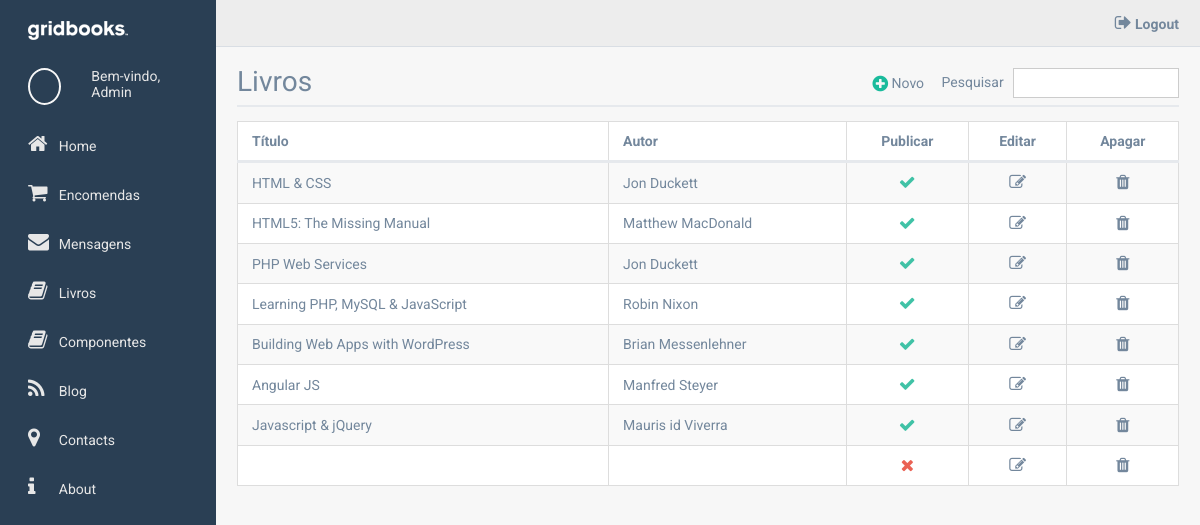
Screenshot of /admin/books (signed in) with the database file from the repository.
### tables this page shows
CREATE TABLE `books` (
  `book_id` int(11) NOT NULL,
  `book_title` text NOT NULL,
  `book_lead` text NOT NULL,
  `book_text` text NOT NULL,
  `book_author` text NOT NULL,
  `book_image` varchar(50) NOT NULL,
  `book_price` decimal(10,2) NOT NULL,
  `book_shipping` decimal(10,2) NOT NULL,
  `book_featured` tinyint(4) NOT NULL,
  `book_visible` tinyint(4) NOT NULL,
  `book_trash` tinyint(4) NOT NULL
);

### admin/library/BaseController.php (called while the page is built, shortened)
<?php
    class BaseController{
        protected $action;
        private $data = array();
        public function __construct($controller,$action,$id,$params){
            $this->action = $action;
            $this->action();
        }
        private function action(){
            $action_name = $this->action;
            $this->$action_name();
        }
        protected function saveData($key,$value){
            $this->data[$key] = $value;
        }
        protected function loadView($template, $header = true){
            new View( $template ,  $this->data, $header );
        }
    }
?>

### admin/mvc/controllers/BooksController.php (called while the page is built, shortened)
<?php
    class BooksController extends BaseController{
        public function index(){
            $books_model = $this->loadModel('Books');
            $this->saveData( 'books' , $books_model->getAll() );
            $this->loadView('books');
        }
    }
 ?>

### admin/library/Router.php (called while the page is built, shortened)
<?php
    class Router{
        private $controller;
        private $action;
        private $id;
        private $params = array();
        public function __construct(){
            $this->loadController();
        }
        private function getPath(){
            if( isset($_GET['path']) ){
                $url_parts = explode('/',$_GET['path']);
            }
            if( isset($url_parts[0]) && $url_parts[0] != ''){
                $this->controller = ucfirst($url_parts[0]);
            }else{
                $this->controller = 'Home';
            }
            if( isset($url_parts[1]) && $url_parts[1] != ''){
                $this->action = $url_parts[1];
            }else{
                $this->action = 'index';
            }
            if( isset($url_parts[2]) && $url_parts[2] != ''){
                $this->id = $url_parts[2];
            }else{
                $this->id = 0;
            }
        }
        private function getParams(){
            foreach($_GET as $key=>$value){
                $this->params[$key] = $value;
            }
        }
        private function loadController(){
            $controller = new $controller_class( $this->controller, $this->action, $this->id, $this->params);
        }
    }
 ?>

### admin/index.php (called while the page is built, shortened)
<?php
	new Router();
?>

### admin/library/Database.php (called while the page is built, shortened)
<?php
    class Database{
        private $mysqli;
        public function __construct(){
            $this->mysqli = new mysqli(DB_HOST,DB_USER,DB_PASS,DB_NAME);
            $this->mysqli->set_charset('utf8');
        }
        public function getRows($sql){
            $items = array();
            $result = $this->mysqli->query($sql);
            while( $row = $result->fetch_object() ){
                $items[] = $row;
            }
            return $items;
        }
    }
?>

### admin/mvc/models/BooksModel.php (called while the page is built, shortened)
<?php
    class BooksModel extends BaseModel{
        public function getAll(){
          return $this->database->getRows("SELECT * FROM books
                                           WHERE book_trash = 0");
        }
    }
 ?>

### admin/mvc/views/booksView.php (the view)
<div class="page-header">
	<div class="row">
		<div class="col col6 left">
			<h2 class="page-title">
				Livros
			</h2>
		</div>
		<div class="col col6 right text-right">
			<a href="<?php echo ADMIN_URL.'books/create/'; ?>" class="new-item">
				<i class="fa fa-plus-circle"></i> Novo
			</a>
			<form action="<?php echo ADMIN_URL.'books/search'?>" method="POST" class="search-form">
				<label>Pesquisar</label>
				<input type="text" name="search" required/>
			</form>
		</div>
	</div>
</div>
<table class="list-table">
	<tr>
		<th class="text-left">Título</th>
		<th class="text-left">Autor</th>
		<th>Publicar</th>
		<th>Editar</th>
		<th>Apagar</th>
	</tr>
	<?php foreach($books as $book){ ?>
	<tr>
		<td class="text-left">
			<a href="<?php echo ADMIN_URL.'books/detail/'.$book->book_id; ?>">
				<?php echo $book->book_title; ?>
			</a>
		</td>
		<td class="text-left">
			<?php echo $book->book_author; ?>
		</td>
		<td>
			<?php if( $book->book_visible == 1 ){ ?>
			<a href="<?php echo ADMIN_URL.'books/hide/'.$book->book_id; ?>" class="list-visible">
				<i class="fa fa-check"></i>
			</a>
			<?php }else{ ?>
			<a href="<?php echo ADMIN_URL.'books/show/'.$book->book_id; ?>" class="list-invisible">
				<i class="fa fa-times"></i>
			</a>
			<?php } ?>
		</td>
		<td>
			<a href="<?php echo ADMIN_URL.'books/detail/'.$book->book_id; ?>">
				<i class="fa fa-edit"></i>
			</a>
		</td>
		<td>
			<a href="<?php echo ADMIN_URL.'books/trash/'.$book->book_id; ?>" class="delete-item">
				<i class="fa fa-trash"></i>
			</a>
		</td>
	</tr>
	<?php } ?>
</table>

### admin/library/View.php (shortened to what this page needs)
<?php
    class View{
        public function __construct($template,$data,$header=true){
            extract($data);
            if($header){
                include("mvc/views/headerView.php");
                include("mvc/views/".$template."View.php");
                include("mvc/views/footerView.php");
            }else{
                include("mvc/views/".$template."View.php");
            }
        }
    }
?>

### admin/mvc/views/headerView.php (shortened to what this page needs)
<!DOCTYPE html>
<html>
<head>
<link type="text/css" rel="stylesheet" href="<?php echo ADMIN_CSS; ?>style.css" />
<link rel="stylesheet" type="text/css" href="<?php echo ADMIN_CSS; ?>font-awesome/css/font-awesome.min.css" />
</head>
<body>
	<div class="main-container">
		<div class="main-column-left">
			<h1 class="main-logo">
				<a href="<?php echo ADMIN_URL; ?>">
					<img src="<?php echo ADMIN_IMG; ?>logo2.png" alt="gridbooks"/>
				</a>
			</h1>
			<div class="welcome">
				<div class="row">
					<div class="col col4 left">
						<div class="welcome-pic add-background" data-src="<?php echo MEDIA_URL.'user.jpg'; ?>"></div>
					</div>
					<div class="col col8 left">
						<div>Bem-vindo,</div>
						<div>Admin</div>
					</div>
				</div>
			</div>
			<nav class="side-menu">
				<a href="<?php echo ADMIN_URL; ?>">
					<i class="fa fa-home"></i> Home
				</a>
				<a href="<?php echo ADMIN_URL.'orders'; ?>">
					<i class="fa fa-shopping-cart"></i> Encomendas
				</a>
				<a href="<?php echo ADMIN_URL.'messages'; ?>">
					<i class="fa fa-envelope"></i> Mensagens
				</a>
				<a href="<?php echo ADMIN_URL.'books'; ?>">
					<i class="fa fa-book"></i> Livros
				</a>
				<a href="<?php echo ADMIN_URL.'components'; ?>">
					<i class="fa fa-book"></i> Componentes
				</a>
				<a href="<?php echo ADMIN_URL.'blog'; ?>">
					<i class="fa fa-rss"></i> Blog
				</a>
				<a href="<?php echo ADMIN_URL.'pages/contacts'; ?>">
					<i class="fa fa-map-marker"></i> Contacts
				</a>
				<a href="<?php echo ADMIN_URL.'pages/about'; ?>">
					<i class="fa fa-info"></i> About
				</a>
			</nav>
		</div>
		<div class="main-column-right">
			<div class="top-bar">
				<div class="row">
					<div class="col col4 right text-right">
						<div class="top-menu">
							<a href="<?php echo ADMIN_URL.'login/logout'; ?>">
								<i class="fa fa-sign-out"></i> Logout
							</a>
						</div>
					</div>
				</div>
			</div>
			<div class="admin-content">

### admin/mvc/views/footerView.php (shortened to what this page needs)
			</div>
		</div>
	</div>
	<link  href="<?php echo ADMIN_JS.'datepicker/dist/datepicker.css'; ?>" rel="stylesheet" type="text/css">
</body>
</html>

### admin/static/css/style.css (style rules this page uses)
* { box-sizing:border-box; }
body { margin:0;font-family: 'Roboto', sans-serif;font-size:14px;color:#73879C; }
img { max-width:100%; }
a { text-decoration:none;color:inherit; }
h1,h2,h3 { margin:0; }
input,textarea { font-size:inherit;font-family:inherit;color:inherit; }
.left { float:left; }
.right { float:right; }
.text-left { text-align:left; }
.text-right { text-align:right; }
.row { margin:0 -15px; }
.row:after { content:'.';clear:both;display:block;height:0;visibility:hidden; }
.col { position:relative;padding:0 15px;min-height:1px; }
.col4 { width:33.333%; }
.col6 { width:50%; }
.col8 { width:66.667%; }
.main-container { display:flex; }
.main-column-left { width:18%;background:#2A3F54;padding:1em 2em;color:#E7E7E7; }
.main-column-right { width:82%;background:#F7F7F7;min-height:100vh; }
.admin-content { padding:1.5em; }
.page-header { color:#73879C;margin-bottom:1em;border-bottom:2px solid #E6E9ED;padding-bottom:0.5em; }
.page-title { font-size:2em;font-weight:400;line-height:1em; }
.side-menu a { display:block;position:relative;padding:0.5em 0;margin-bottom:1em;transition:0.3s; }
.side-menu a i { font-size:1.5em;display:inline-block;width:1.3em;vertical-align:text-bottom; }
.welcome { margin:1.5em 0; }
.welcome-pic { width:100%;padding-top:100%;border-radius:50%;background:center no-repeat;background-size:cover;border:2px solid #f7f7f7; }
.top-bar { color:#73879C;background:#EDEDED;padding:1em 1.5em;border-bottom:1px solid #D9DEE4; }
.top-menu { font-weight:bold;font-size:1em; }
.top-menu i { font-size:1.3em;vertical-align:text-bottom; }
.list-table { width:100%;text-align:center;border-spacing:0;border-collapse:collapse;color:#73879C;background:#FFF; }
.list-table tr:nth-child(even) { background:#f9f9f9; }
.list-table td, .list-table th { padding:0.8em 1em;border:1px solid #DDD; }
.list-table th { border-bottom:3px solid #E6E9ED; }
.list-visible { color:rgba(38,185,154,.88); }
.list-invisible { color:rgba(231,76,60,.88); }
.list-table i { font-size:1.2em;line-height:1em; }
.search-form { display:inline-block; }
.search-form input { display:inline-block;font-size:0.9em;border:1px solid #CCC;padding:0.5em;margin-left:0.5em; }
.new-item { display:inline-block;margin-right:1em;vertical-align:text-top; }
.new-item i { color:#1ABB9C;font-size:1.3em;vertical-align:text-top; }

### rows the page displays
books: book_title "HTML & CSS", book_author "Jon Duckett"
books: book_title "HTML5: The Missing Manual", book_author "Matthew MacDonald"
books: book_title "PHP Web Services", book_author "Jon Duckett"
books: book_title "Learning PHP, MySQL & JavaScript", book_author "Robin Nixon"
books: book_title "Building Web Apps with WordPress", book_author "Brian Messenlehner"
books: book_title "Angular JS", book_author "Manfred Steyer"
books: book_title "Javascript & jQuery", book_author "Mauris id Viverra"
